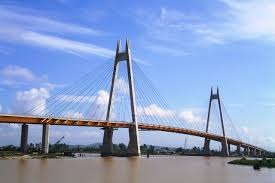
#> input picture Chapter_02/bridge1.jpg, 275 x 183 px
$ jupyter execute C20.ipynb   (older library calls are emulated)
#> lines starting #> are read from the running program, lines starting #| are printed output that depends on the picture
[cell 1]
import cv2
import numpy as np
import matplotlib.pyplot as plt

[cell 2]
img = np.array(cv2.imread("bridge1.jpg", cv2.IMREAD_GRAYSCALE))
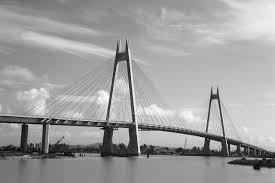
#> img: shape (183, 275); min 0, max 255, mean 158.6
imgd = cv2.normalize(img.astype("float"), None, 0.0, 1.0, cv2.NORM_MINMAX)

# set kernel

gx = np.array([[-1, -2, -1],[0, 0, 0],[1, 2, 1]])
gy = gx.T
# sobelx = cv2.Sobel(img,cv2.CV_64F,1,0,ksize=3)  # x
# sobely = cv2.Sobel(img,cv2.CV_64F,0,1,ksize=3)  # y

# Apply sobel filter
# cv2.filter2D (original image, -1 = the converted image has the same depth as the original image,
# convolution kernel, boundary type = REPLICATE)
Imggx = cv2.filter2D(imgd, -1, gx,borderType=cv2.BORDER_REPLICATE)
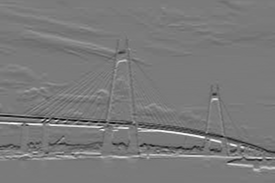
#> Imggx: shape (183, 275) float64; min -2.85, max 3.09, mean -0.00166; drawn with min black and max white
Imggy = cv2.filter2D(imgd, -1, gy,borderType=cv2.BORDER_REPLICATE)
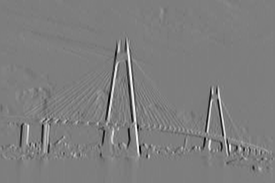
#> Imggy: shape (183, 275) float64; min -3.05, max 3.13, mean 0.0066; drawn with min black and max white

fig, axes= plt.subplots(1, 2, figsize=(10, 8))
axes[0].imshow(Imggx.astype("uint8"), cmap='gray')
axes[0].set_title('Horizontal sobel filter')

axes[1].imshow(Imggy.astype("uint8"), cmap='gray')
axes[1].set_title('Vertical sobel filter')

for ax in axes.ravel():
    ax.set_xticks([])
    ax.set_yticks([])

cv2.waitKey(0)
cv2.destroyAllWindows()
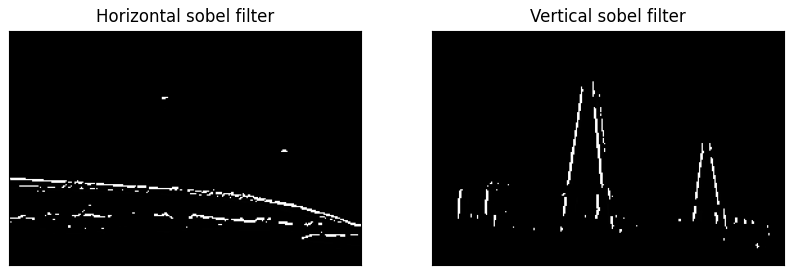
#> figure drawn by matplotlib, 2 panels

$ run again, with Chapter_02/beach.jpg copied over Chapter_02/bridge1.jpg
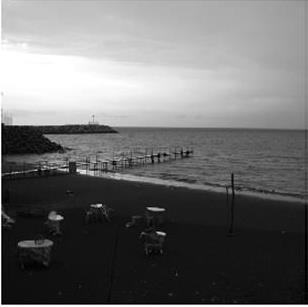
#> input picture Chapter_02/beach.jpg, 308 x 307 px
#> img is the input picture: shape (307, 308); min 0, max 255, mean 110.5
#> `Imggy = cv2.filter2D(imgd, -1, gy,borderType=cv2.BORDER_REPLICATE)`:
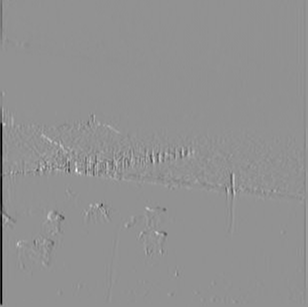
#> Imggy: shape (307, 308) float64; min -4, max 2.97, mean -0.0168; drawn with min black and max white
#> `[cell 2] img = np.array(cv2.imread("bridge1.jpg", cv2.IMREAD_GRAYSCALE..`:
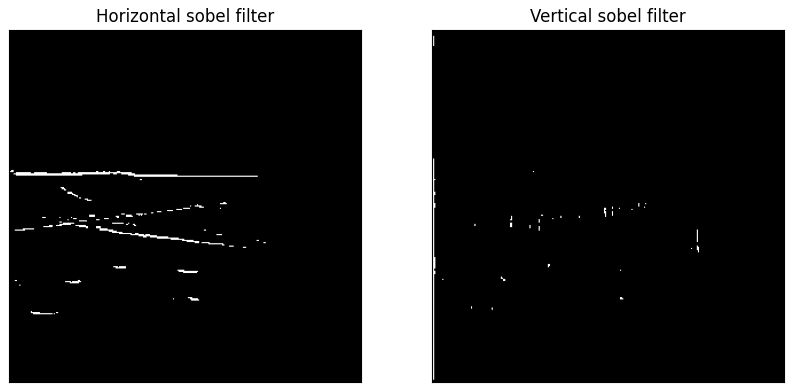
#> figure drawn by matplotlib, 2 panels

$ run again, with Chapter_02/flower.jpg copied over Chapter_02/bridge1.jpg
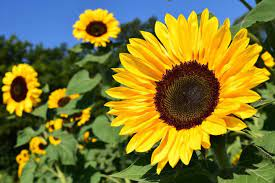
#> input picture Chapter_02/flower.jpg, 275 x 183 px
#> `Imggy = cv2.filter2D(imgd, -1, gy,borderType=cv2.BORDER_REPLICATE)`:
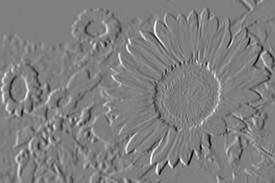
#> Imggy: shape (183, 275) float64; min -3.41, max 3.39, mean 0.00198; drawn with min black and max white
#> `[cell 2] img = np.array(cv2.imread("bridge1.jpg", cv2.IMREAD_GRAYSCALE..`:
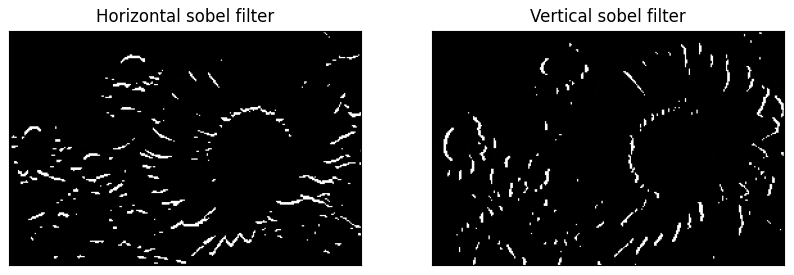
#> figure drawn by matplotlib, 2 panels
